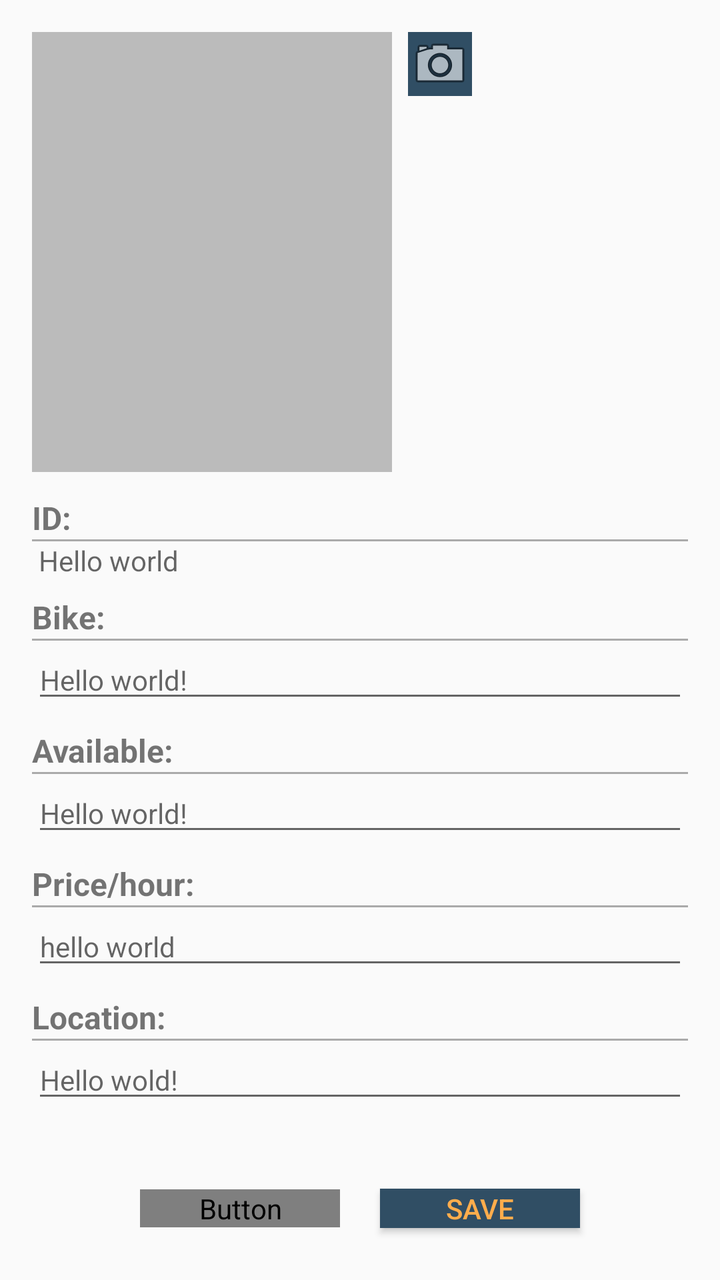
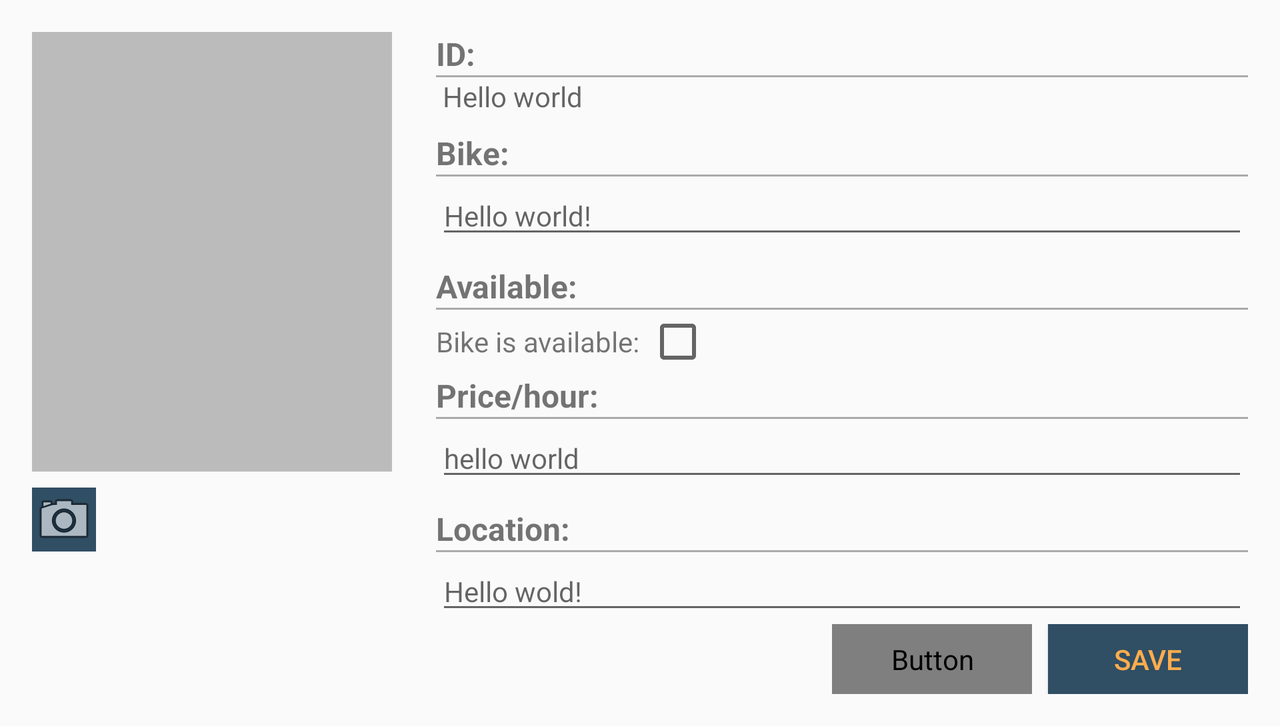

The same Android screen from two of the app's own layout files: first res/layout/ as a phone draws it, then the repository's variant for another configuration, drawn on a device whose configuration selects that folder. Both files follow.
<!-- AndroidManifest.xml: application theme AppTheme -->
<!-- res/layout/fragment_bike_edit.xml -->
<LinearLayout xmlns:android="http://schemas.android.com/apk/res/android"
              android:layout_width="match_parent"
              android:layout_height="match_parent"
              android:padding="16dp"
              android:orientation="vertical" >

    <LinearLayout
            android:layout_width="match_parent"
            android:layout_height="wrap_content">
        <ImageView
                android:layout_width="180dp"
                android:layout_height="220dp"
                android:scaleType="center"
                android:cropToPadding="true"
                android:layout_marginRight="8dp"
                android:layout_marginBottom="12dp"
                android:background="@color/colorBackground"
                android:id="@+id/bike_photo"/>

        <ImageButton
                android:src="@android:drawable/ic_menu_camera"
                android:layout_width="wrap_content"
                android:layout_height="wrap_content"
                android:background="@color/colorPrimaryLight"
                android:id="@+id/btn_camera"/>
    </LinearLayout>

    <LinearLayout
            android:layout_width="match_parent"
            android:layout_height="wrap_content"
            android:orientation="vertical">

        <TextView
                android:text="@string/label_bike_id"
                android:textSize="16sp"
                android:textStyle="bold"
                android:layout_width="wrap_content"
                android:layout_height="wrap_content"/>

        <View
                android:layout_width="match_parent"
                android:layout_height="1dp"
                android:background="@android:color/darker_gray"/>

        <TextView
                android:layout_width="wrap_content"
                android:textSize="14sp"
                android:layout_marginBottom="8dp"
                android:hint=" Hello world"
                android:layout_height="wrap_content" android:id="@+id/bike_id"/>

        <TextView
                android:text="@string/label_bike_name"
                android:textStyle="bold"
                android:textSize="16sp"
                android:layout_width="wrap_content"
                android:layout_height="wrap_content"/>

        <View
                android:layout_width="match_parent"
                android:layout_height="1dp"
                android:background="@android:color/darker_gray"/>

        <EditText
                android:layout_width="match_parent"
                android:textSize="14sp"
                android:layout_marginBottom="8dp"
                android:hint="Hello world!"
                android:layout_height="wrap_content" android:id="@+id/bike_name"/>

        <TextView
                android:text="@string/label_available"
                android:textStyle="bold"
                android:textSize="16sp"
                android:layout_width="wrap_content"
                android:layout_height="wrap_content"/>

        <View
                android:layout_width="match_parent"
                android:layout_height="1dp"
                android:background="@android:color/darker_gray"/>


        <EditText
                android:layout_width="match_parent"
                android:textSize="14sp"
                android:inputType="textShortMessage"
                android:hint="Hello world!"
                android:layout_marginBottom="8dp"
                android:layout_height="wrap_content" android:id="@+id/bike_available"/>

        <TextView
                android:text="@string/label_bike_price"
                android:textStyle="bold"
                android:textSize="16sp"
                android:layout_width="wrap_content"
                android:layout_height="wrap_content"/>

        <View
                android:layout_width="match_parent"
                android:layout_height="1dp"
                android:background="@android:color/darker_gray"/>

        <EditText
                android:layout_width="match_parent"
                android:hint="hello world"
                android:inputType="number"
                android:textSize="14sp"
                android:layout_marginBottom="8dp"
                android:layout_height="wrap_content" android:id="@+id/bike_price"/>

        <TextView
                android:text="@string/label_location"
                android:textStyle="bold"
                android:textSize="16sp"
                android:layout_width="wrap_content"
                android:layout_height="wrap_content"/>

        <View
                android:layout_width="match_parent"
                android:layout_height="1dp"
                android:background="@android:color/darker_gray"/>

        <EditText
                android:layout_width="match_parent"
                android:textSize="14sp"
                android:hint="Hello wold!"
                android:layout_marginBottom="28dp"
                android:layout_height="wrap_content" android:id="@+id/bike_location"/>
    </LinearLayout>

    <LinearLayout
            android:layout_width="match_parent"
            android:layout_height="wrap_content"
            android:gravity="center"
            android:orientation="horizontal"
    >
        <Button
                android:text="@string/btn_delete"
                android:textAllCaps="true"
                android:textColor="@color/colorWhite"
                android:background="@color/colorUnavailable"
                android:id="@+id/btn_delete"
                android:layout_width="100dp"
                android:layout_margin="10dp"
                android:layout_height="wrap_content"/>

        <Button
                android:text="@string/btn_save"
                android:textAllCaps="true"
                android:background="@color/colorPrimaryLight"
                android:textColor="@color/colorSecondary"
                android:id="@+id/btn_save"
                android:layout_margin="10dp"
                android:layout_width="100dp"
                android:layout_height="wrap_content"/>
    </LinearLayout>

</LinearLayout>
<!-- resources referenced by this layout -->
<resources>
  <color name="colorBackground">#BBBBBB</color>
  <color name="colorPrimaryLight">#304E64</color>
  <color name="colorSecondary">#FFAD4C</color>
  <color name="colorUnavailable">#AA0000</color>
  <string name="btn_delete">Delete</string>
  <string name="btn_save">Save</string>
  <string name="label_available">"Available: "</string>
  <string name="label_bike_id">"ID: "</string>
  <string name="label_bike_name">"Bike: "</string>
  <string name="label_bike_price">"Price/hour: "</string>
  <string name="label_location">"Location: "</string>
  <style name="AppTheme" parent="Theme.AppCompat.Light.DarkActionBar">
          
          <item name="colorPrimary">@color/colorPrimary</item>
          <item name="colorPrimaryDark">@color/colorPrimaryLight</item>
          <item name="colorAccent">@color/colorSecondary</item>
      </style>
  <color name="colorPrimary">#243D4D</color>
</resources>
<!-- res/layout-land/fragment_bike_edit.xml (the repository's variant of the layout above) -->
<!-- drawn on the phone turned sideways -->
<ScrollView xmlns:android="http://schemas.android.com/apk/res/android"
              android:layout_width="match_parent"
              android:layout_height="match_parent"
              android:padding="16dp"
              android:orientation="vertical" >

    <LinearLayout
            android:layout_width="match_parent"
            android:layout_height="match_parent"
            android:orientation="horizontal"
            android:weightSum="1"
    >

        <LinearLayout
                android:layout_width="wrap_content"
                android:orientation="vertical"
                android:layout_height="wrap_content">

            <ImageView
                    android:layout_width="180dp"
                    android:layout_height="220dp"
                    android:scaleType="center"
                    android:cropToPadding="true"
                    android:layout_marginEnd="22dp"
                    android:background="@color/colorBackground"
                    android:id="@+id/bike_photo"/>

            <ImageButton
                    android:src="@android:drawable/ic_menu_camera"
                    android:layout_width="wrap_content"
                    android:layout_height="wrap_content"
                    android:layout_marginTop="8dp"
                    android:background="@color/colorPrimaryLight"
                    android:id="@+id/btn_camera"/>
        </LinearLayout>

        <LinearLayout
                android:layout_width="match_parent"
                android:layout_height="wrap_content"
                android:orientation="vertical">

            <TextView
                    android:text="@string/label_bike_id"
                    android:textSize="16sp"
                    android:textStyle="bold"
                    android:layout_width="wrap_content"
                    android:layout_height="wrap_content"/>

            <View
                    android:layout_width="match_parent"
                    android:layout_height="1dp"
                    android:background="@android:color/darker_gray"/>

            <TextView
                    android:layout_width="wrap_content"
                    android:textSize="14sp"
                    android:layout_marginBottom="8dp"
                    android:hint=" Hello world"
                    android:layout_height="wrap_content" android:id="@+id/bike_id"/>

            <TextView
                    android:text="@string/label_bike_name"
                    android:textStyle="bold"
                    android:textSize="16sp"
                    android:layout_width="wrap_content"
                    android:layout_height="wrap_content"/>

            <View
                    android:layout_width="match_parent"
                    android:layout_height="1dp"
                    android:background="@android:color/darker_gray"/>

            <EditText
                    android:layout_width="match_parent"
                    android:textSize="14sp"
                    android:layout_marginBottom="8dp"
                    android:hint="Hello world!"
                    android:layout_height="wrap_content" android:id="@+id/bike_name"/>

            <TextView
                    android:text="@string/label_available"
                    android:textStyle="bold"
                    android:textSize="16sp"
                    android:layout_width="wrap_content"
                    android:layout_height="wrap_content"/>

            <View
                    android:layout_width="match_parent"
                    android:layout_height="1dp"
                    android:background="@android:color/darker_gray"/>


            <LinearLayout
                    android:layout_width="match_parent"
                    android:layout_height="wrap_content"
                    android:orientation="horizontal">

                <TextView
                        android:layout_width="wrap_content"
                        android:textSize="14sp"
                        android:text="Bike is available: "
                        android:layout_marginBottom="8dp"
                        android:layout_height="wrap_content"/>

                <CheckBox
                        android:layout_width="wrap_content"
                        android:layout_height="wrap_content"
                        android:id="@+id/bike_available"
                />

            </LinearLayout>

            <TextView
                    android:text="@string/label_bike_price"
                    android:textStyle="bold"
                    android:textSize="16sp"
                    android:layout_width="wrap_content"
                    android:layout_height="wrap_content"/>

            <View
                    android:layout_width="match_parent"
                    android:layout_height="1dp"
                    android:background="@android:color/darker_gray"/>

            <EditText
                    android:layout_width="match_parent"
                    android:hint="hello world"
                    android:inputType="number"
                    android:textSize="14sp"
                    android:layout_marginBottom="8dp"
                    android:layout_height="wrap_content" android:id="@+id/bike_price"/>

            <TextView
                    android:text="@string/label_location"
                    android:textStyle="bold"
                    android:textSize="16sp"
                    android:layout_width="wrap_content"
                    android:layout_height="wrap_content"/>

            <View
                    android:layout_width="match_parent"
                    android:layout_height="1dp"
                    android:background="@android:color/darker_gray"/>

            <EditText
                    android:layout_width="match_parent"
                    android:textSize="14sp"
                    android:hint="Hello wold!"
                    android:layout_height="wrap_content" android:id="@+id/bike_location"/>

            <LinearLayout
                    android:layout_width="match_parent"
                    android:layout_height="wrap_content"
                    android:gravity="right"
                    android:orientation="horizontal"
            >
                <Button
                        android:text="@string/btn_delete"
                        android:textAllCaps="true"
                        android:textColor="@color/colorWhite"
                        android:background="@color/colorUnavailable"
                        android:id="@+id/btn_delete"
                        android:layout_width="100dp"
                        android:layout_height="35dp"/>

                <Button
                        android:text="@string/btn_save"
                        android:textAllCaps="true"
                        android:background="@color/colorPrimaryLight"
                        android:textColor="@color/colorSecondary"
                        android:id="@+id/btn_save"
                        android:layout_marginLeft="8dp"
                        android:layout_width="100dp"
                        android:layout_height="35dp"/>
            </LinearLayout>
        </LinearLayout>
    </LinearLayout>
</ScrollView>
